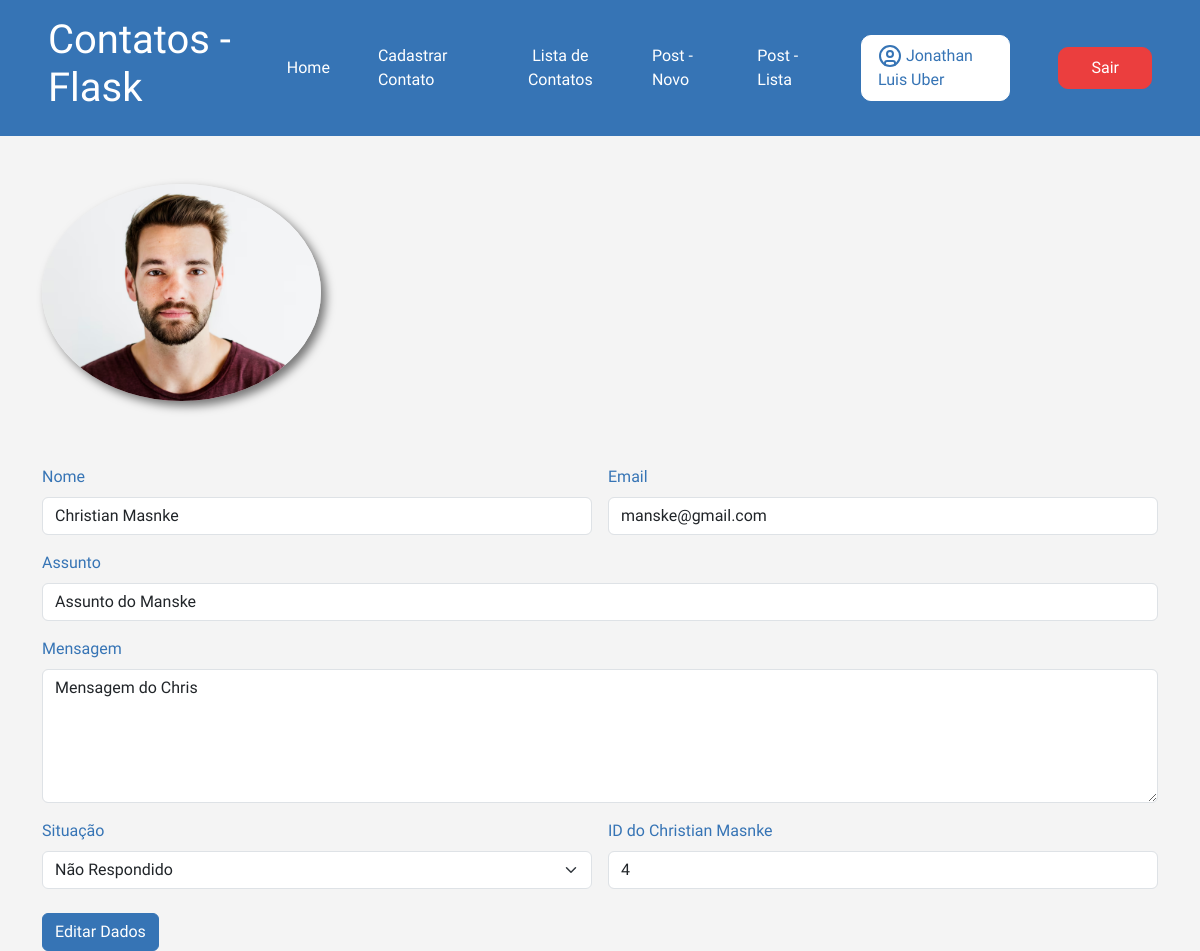
The page /contato/4 (signed in) on the database its author committed.
### app/models.py (models this page shows)
class User(db.Model, UserMixin):
    id = db.Column(db.Integer, primary_key=True)
    nome = db.Column(db.String(100), nullable=True)
    sobrenome = db.Column(db.String(100), nullable=True)
    email = db.Column(db.String(100), nullable=True)
    senha = db.Column(db.String(100), nullable=True)
    posts = db.relationship('Post', backref='autor', lazy=True)
    comentarios = db.relationship('PostComentarios', backref='autor', lazy=True)

class Contato(db.Model):
    id = db.Column(db.Integer, primary_key=True)
    data_envio = db.Column(db.DateTime, default=datetime.now())
    nome = db.Column(db.String(100), nullable=True)
    email = db.Column(db.String(100), nullable=True)
    assunto = db.Column(db.String(100), nullable=True)
    mensagem = db.Column(db.String(100), nullable=True)
    respondido = db.Column(db.Integer, default=0)

### app/views.py (the view)
@app.route('/contato/<int:id>')
@login_required
def contatoDetalhes(id):
    obj = Contato.query.get(id)
    return render_template('contato_detalhes.html', obj = obj)

### app/models.py (called while the page is built)
@login_manager.user_loader
def load_user(user_id):
    return User.query.get(user_id)

### app/templates/contato_detalhes.html (shortened to what this page needs)
{% extends "base.html" %}
{% block content %}
{%include "header.html" %}
<div class="container">
    <img src="{{url_for('static', filename='img/pessoa.avif')}}" alt="Imagem pessoa" id="pessoa" class="w-25 mt-5 rounded-circle">
    <form class="row g-3 mt-5">
        <div class="col-md-6">
          <label for="inputName4" class="form-label">Nome</label>
          <input type="text" class="form-control" id="inputName4" value="{{obj.nome}}" readonly>
        </div>
        <div class="col-md-6">
          <label for="inputEmail4" class="form-label">Email</label>
          <input type="email" class="form-control" id="inputEmail4" value="{{obj.email}}" readonly>
        </div>
        <div class="col-12">
          <label for="inputAssunto" class="form-label">Assunto</label>
          <input type="text" class="form-control" id="inputAssunto" value="{{obj.assunto}}" readonly>
        </div>
        <div class="col-12">
            <label for="exampleFormControlTextarea1" class="form-label">Mensagem</label>
            <textarea class="form-control" id="exampleFormControlTextarea1" rows="5" readonly>{{obj.mensagem}}</textarea>
        </div>
        <div class="col-md-6">
          <label for="inputState" class="form-label">Situação</label>
          <select id="inputState" class="form-select">
            <option selected>Não Respondido</option>
          </select>
        </div>
        <div class="col-md-6">
          <label for="inputID" class="form-label">ID do {{obj.nome}}</label>
          <input type="text" class="form-control" id="inputID" value="{{obj.id}}" readonly>
        </div>
        <div class="col-12">
            <button type="submit" class="btn btn-primary mt-2">Editar Dados</button>
          </div>
</div>
{% endblock %}

### app/templates/header.html (shortened to what this page needs)
{% extends "base.html" %}
{% block content %}
    <header>
        <div class="container-header">
            <div class="logo">
                <h1>Contatos - Flask</h1>
            </div>
            <div class="botoesLinks">
                <a href="{{url_for('homepage')}}" class="link">Home</a>
                <a href="{{url_for('contato_cadastro')}}" class="link">Cadastrar Contato</a>
                <a href="{{url_for('contatoLista')}}" style="text-align: center;" class="link">Lista de Contatos</a>
                <a href="{{url_for('PostNovo')}}"class="link">Post - Novo</a>
                <a href="{{url_for('PostLista')}}"class="link">Post - Lista</a>
                {% if current_user.is_authenticated %}
                <a href="" class="Cadastro-User-Logado"> {{current_user.nome}} {{current_user.sobrenome}}</a>
                <a href="{{url_for('logout')}}" class="Cadastro-Sair">Sair</a>
                {% else %}
                <a href="{{url_for('login')}}" class="Cadastro-User">Entrar/Cadastrar</a>
                {% endif %}
            </div>
        </div>
    </header>
{% endblock %}

### app/static/style.css (style rules this page uses)
* { margin: 0; padding: 0; }
body { font-family: "Nata Sans", sans-serif; background-color: #f4f4f4; color: #3674B5; width: 100%; }
header { background-color: #3674B5; color: white; font-family: "Nata Sans", sans-serif; width: 100%; }
.container-header { display: flex; flex-direction: row; justify-content: space-between; align-items: center; padding: 1rem 3rem; }
.container-header h1 { font-size: 2.5rem; }
.botoesLinks { display: flex; align-items: center; gap: 3rem; }
.botoesLinks a { text-decoration: none; color: white; }
#pessoa { box-shadow: 5px 5px 10px rgba(0, 0, 0, 0.514); }
.container { width: 100% !important; }
button { border: 1px solid #3674B5 !important; background-color: #3674B5 !important; }
.Cadastro-User-Logado { color: #3674B5 !important; background-color: white; border: 1px solid white; padding: 0.5rem 1rem; border-radius: 10px; }
.Cadastro-Sair { color: #ffffff !important; background-color: rgb(235, 62, 62); border: 1px solid rgb(235, 62, 62); padding: 0.5rem 2rem; border-radius: 10px; }

### rows shown on the page
User: nome "Jonathan", sobrenome "Luis Uber"
Contato: nome "Christian Masnke", email "manske@gmail.com", assunto "Assunto do Manske", mensagem "Mensagem do Chris", id "4"
